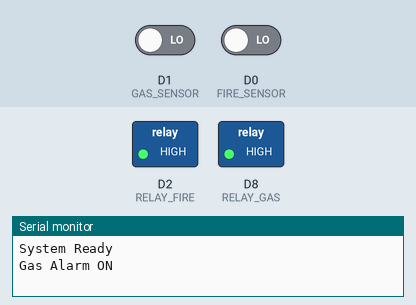
Simulated run of this sketch. Board: ESP8266 (NodeMCU). Shown: switched loads named in the sketch (green lamp = pin HIGH), the last lines printed to the serial monitor. The test bench sets the inputs (shaded band); at power-on: D1 (GAS_SENSOR) LOW, D0 (FIRE_SENSOR) LOW. The modem accepts every AT command (registered, SIM ready, sends succeed) and sends nothing else.

Above: at 15.9 s.
16.0 s: D1 (GAS_SENSOR) driven HIGH
At 21.5 s:
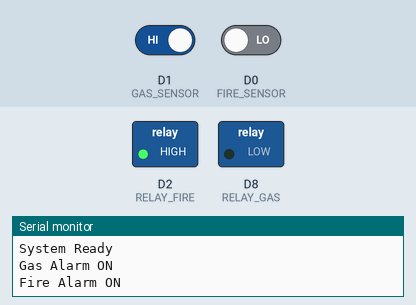
22.6 s: D1 (GAS_SENSOR) driven LOW
At 28.3 s:
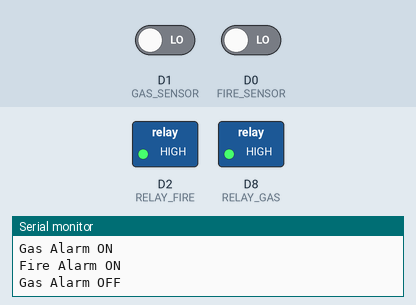
29.2 s: D0 (FIRE_SENSOR) driven HIGH
At 35.7 s:
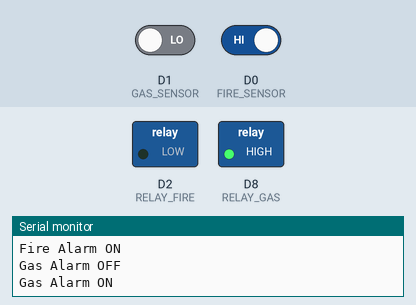
Timing chart, 0 to 37.2 s (numbered marks = the images above; inputs shaded):
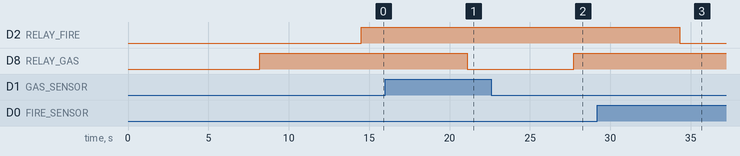

Measured:
- after the input at 16.0 s, D8 (RELAY_GAS): HIGH → LOW after 5.1 s
- after the input at 22.6 s, D8 (RELAY_GAS): LOW → HIGH after 5.1 s
- after the input at 29.2 s, D2 (RELAY_FIRE): HIGH → LOW after 5.1 s

The sketch:

Gas_detection.ino
```cpp
#include <SoftwareSerial.h>

/* ---------- SIM800 ---------- */
#define SIM_RX D5   // TX SIM800
#define SIM_TX D6   // RX SIM800

#define PHONE_NUMBER "XXXXXX"   //phone number

SoftwareSerial sim800(SIM_RX, SIM_TX);

/* ---------- Sensors ---------- */
#define GAS_SENSOR   D1   // Active LOW
#define FIRE_SENSOR  D0   // Active LOW

/* ---------- Relays ---------- */
#define RELAY_GAS    D8
#define RELAY_FIRE   D2

/* ---------- States ---------- */
bool gasAlarm  = false;
bool fireAlarm = false;

/* ---------- Functions ---------- */
void sendAT(const char *cmd) {
  sim800.println(cmd);
  delay(800);
}


void sendSMS(const char *text) {

  sim800.println("AT+CSMP=17,167,0,0");
  delay(500);

  sim800.print("AT+CMGS=\"");
  sim800.print(PHONE_NUMBER);
  sim800.println("\"");
  delay(1500);

  sim800.println(text);
  delay(300);

  sim800.write(26); // Ctrl+Z
  delay(4000);
}

/* ---------- Setup ---------- */
void setup() {
  pinMode(GAS_SENSOR, INPUT);
  pinMode(FIRE_SENSOR, INPUT);

  pinMode(RELAY_GAS, OUTPUT);
  pinMode(RELAY_FIRE, OUTPUT);

  digitalWrite(RELAY_GAS, LOW);
  digitalWrite(RELAY_FIRE, LOW);

  Serial.begin(115200);
  sim800.begin(9600);

  delay(5000);

  sendAT("AT");
  sendAT("ATE0");

  sendAT("AT+CMGF=1");
  sendAT("AT+CSCS=\"GSM\"");

  Serial.println("System Ready");

}

/* ---------- Loop ---------- */
void loop() {

  bool gasActive  = (digitalRead(GAS_SENSOR)  == LOW); // Active LOW
  bool fireActive = (digitalRead(FIRE_SENSOR) == LOW); // Active LOW

  /* ===== GAS SENSOR ===== */
  if (gasActive && !gasAlarm) {
    gasAlarm = true;
    digitalWrite(RELAY_GAS, HIGH);

    sendSMS("Warning\nGas Detected.\nHome Fan Actived.");
    Serial.println("Gas Alarm ON");
  }

  if (!gasActive && gasAlarm) {
    gasAlarm = false;
    digitalWrite(RELAY_GAS, LOW);

    sendSMS("The gas condition has returned to normal.\nThe house fan has been turned off.");
    Serial.println("Gas Alarm OFF");
  }

  /* ===== FIRE SENSOR ===== */
  if (fireActive && !fireAlarm) {
    fireAlarm = true;
    digitalWrite(RELAY_FIRE, HIGH);

    sendSMS("Alarm\nFire detected.\nThe Water Pump activated.");
    Serial.println("Fire Alarm ON");
  }

  if (!fireActive && fireAlarm) {
    fireAlarm = false;
    digitalWrite(RELAY_FIRE, LOW);

    sendSMS("The fire situation has returned to normal.\nThe Water Pump has been disconnected.");
    Serial.println("Fire Alarm OFF");
  }

  delay(300);
}
```
